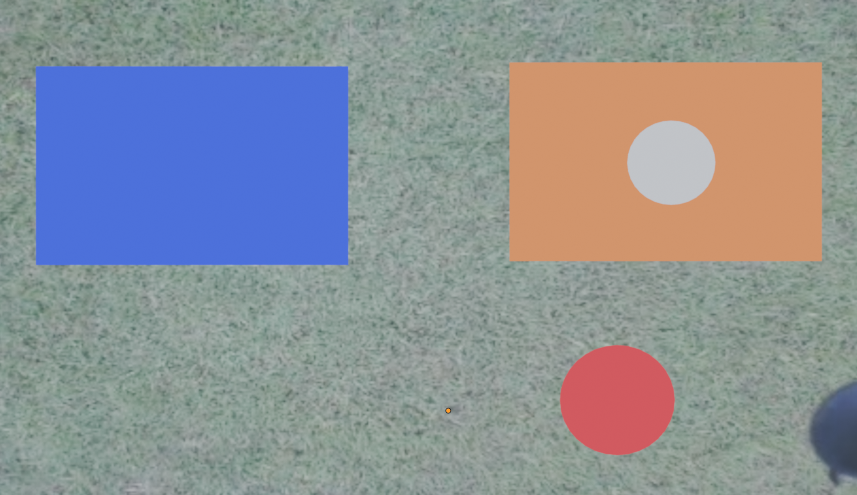
#> input picture object-detection/input.png, 857 x 495 px
$ python object-detection.py
#> lines starting #> are read from the running program, lines starting #| are printed output that depends on the picture; after the words box and inside, x2 and y2 are one past the last pixel; in counts of white or black regions, pixels touching at a corner belong together
import cv2
import numpy as np
import matplotlib.pyplot as plt

def Object_Detection(input):
    # Membaca gambar input
#> called with input = 'input.png'
    original_image = cv2.imread(input)
#> original_image is the input picture: shape (495, 857, 3); mean B, G, R 151.6, 145.8, 141.1

    if original_image is None:
        print(f"Error: Gagal membaca gambar '{input}'.")
        print("Pastikan file gambar ada di direktori yang sama dengan script ini.")
        return

    result_image = original_image.copy()
    hsv = cv2.cvtColor(original_image, cv2.COLOR_BGR2HSV)
#> hsv: shape (495, 857, 3); mean H, S, V 75.8, 61.4, 172.2

    # Definisi Warna (BGR) & Kernel
    GREEN = (0, 255, 0)
    CYAN = (255, 255, 0)
    YELLOW = (0, 255, 255)
    PURPLE = (255, 0, 255)
    BLUE = (255, 0, 0)
    kernel = np.ones((5, 5), np.uint8)

    # Mendeteksi Landzone (Biru)
    lower_blue = np.array([100, 100, 50])
    upper_blue = np.array([130, 255, 255])
    mask_blue = cv2.inRange(hsv, lower_blue, upper_blue)
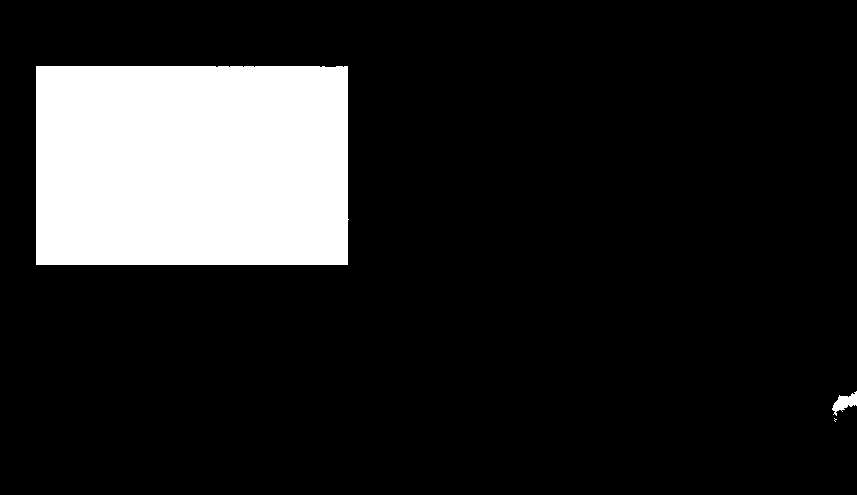
#> mask_blue: shape (495, 857); 14.7% white; 3 white regions (1 under 20 px), largest, box (x1, y1, x2, y2) and area: (36, 66, 349, 265) 62070, (832, 391, 857, 416) 299
    mask_blue = cv2.morphologyEx(mask_blue, cv2.MORPH_CLOSE, kernel)
#> mask_blue: shape (495, 857); 14.7% white; 2 white regions
    contours_blue, _ = cv2.findContours(mask_blue, cv2.RETR_EXTERNAL, cv2.CHAIN_APPROX_SIMPLE)
#> contours_blue = 2 contours; box (x1, y1, x2, y2) and area: (36, 66, 349, 265) 61568, (832, 391, 857, 422) 288

    for c in contours_blue:
        if cv2.contourArea(c) > 1000:
            x, y, w, h = cv2.boundingRect(c)
            cv2.rectangle(result_image, (x, y), (x + w, y + h), GREEN, 2)
            M = cv2.moments(c)
            if M["m00"] != 0:
                cX = int(M["m10"] / M["m00"])
                cY = int(M["m01"] / M["m00"])
                cv2.drawMarker(result_image, (cX, cY), CYAN, cv2.MARKER_CROSS, 20, 2)
            cv2.putText(result_image, "LANDZONE", (x, y - 10), cv2.FONT_HERSHEY_SIMPLEX, 0.7, GREEN, 2)
#> this loop made 2 passes
#> (x, y, w, h, cX, cY) on pass 2: (36, 66, 313, 199, 191, 165)
#> result_image: shape (495, 857, 3); 0.97% of pixels changed, all inside (x1, y1, x2, y2) = (35, 40, 351, 267)

    # Mendeteksi Dropzone (Oranye)
    lower_orange = np.array([10, 100, 100])
    upper_orange = np.array([25, 255, 255])
    mask_orange = cv2.inRange(hsv, lower_orange, upper_orange)
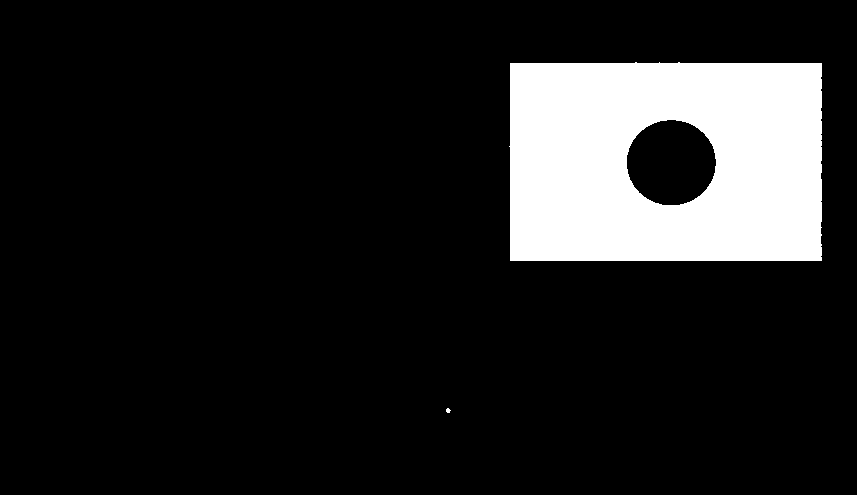
#> mask_orange: shape (495, 857); 13.2% white; 2 white regions (1 under 20 px), largest, box (x1, y1, x2, y2) and area: (509, 62, 822, 261) 55798
    mask_orange = cv2.morphologyEx(mask_orange, cv2.MORPH_CLOSE, kernel)
#> mask_orange: shape (495, 857); 13.2% white; 2 white regions (1 under 20 px)
    contours_orange, _ = cv2.findContours(mask_orange, cv2.RETR_EXTERNAL, cv2.CHAIN_APPROX_SIMPLE)
#> contours_orange = 2 contours, 1 with area under 20; largest, box (x1, y1, x2, y2) and area: (509, 62, 822, 261) 61248

    for c in contours_orange:
        if cv2.contourArea(c) > 1000:
            x, y, w, h = cv2.boundingRect(c)
            cv2.rectangle(result_image, (x, y), (x + w, y + h), GREEN, 2)
            cv2.putText(result_image, "DROPZONE", (x, y - 10), cv2.FONT_HERSHEY_SIMPLEX, 0.7, GREEN, 2)
#> this loop made 2 passes
#> (x, y, w, h) on pass 2: (509, 62, 313, 199)
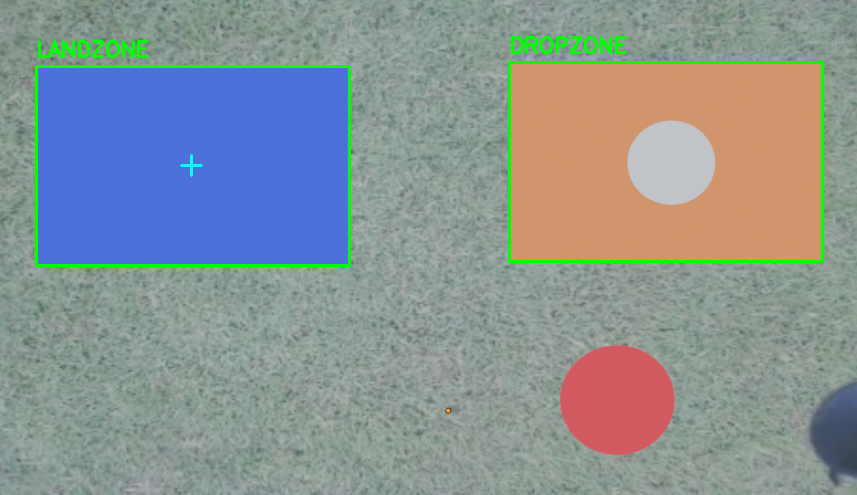
#> result_image: shape (495, 857, 3); mean B, G, R 148.7, 147.9, 138.3

    # Mendeteksi Target Dropzone (Lingkaran abu-abu)
    lower_grey = np.array([0, 0, 180])
    upper_grey = np.array([180, 50, 255])
    mask_grey = cv2.inRange(hsv, lower_grey, upper_grey)
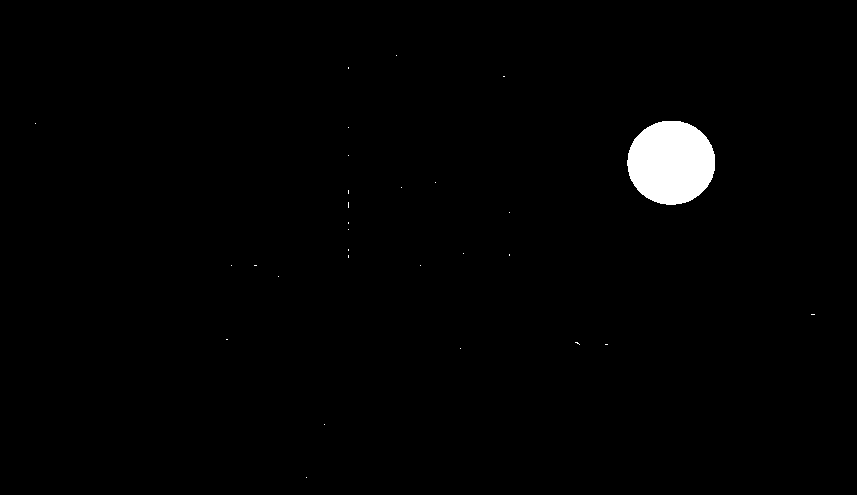
#> mask_grey: shape (495, 857); 1.4% white; 29 white regions (28 under 20 px), largest, box (x1, y1, x2, y2) and area: (627, 121, 715, 205) 5819
    mask_grey = cv2.morphologyEx(mask_grey, cv2.MORPH_CLOSE, kernel)
#> mask_grey: shape (495, 857); 1.4% white; 28 white regions (27 under 20 px)

    contours_white, _ = cv2.findContours(mask_grey, cv2.RETR_EXTERNAL, cv2.CHAIN_APPROX_SIMPLE)
#> contours_white = 28 contours, 27 with area under 20; largest, box (x1, y1, x2, y2) and area: (627, 121, 715, 205) 5698

    for c in contours_white:
        if cv2.contourArea(c) > 500:
            ((cx_c, cy_c), radius) = cv2.minEnclosingCircle(c)

            cv2.circle(result_image, (int(cx_c), int(cy_c)), int(radius), PURPLE, 2)

            M = cv2.moments(c)
            if M["m00"] != 0:
                cX = int(M["m10"] / M["m00"])
                cY = int(M["m01"] / M["m00"])
                cv2.drawMarker(result_image, (cX, cY), BLUE, cv2.MARKER_CROSS, 20, 2)
#> this loop made 28 passes
#> (cx_c, cy_c, radius, cX, cY) on pass 25: (670.8, 162, 43.92, 670, 162)
#> c on passes 1, 2, 3, 4, 6, 7: [[306, 477]], [[324, 424]], [[460, 348]], [[605, 344], [607, 344]], [[226, 339], [227, 339]], [[811, 314], [814, 314]]
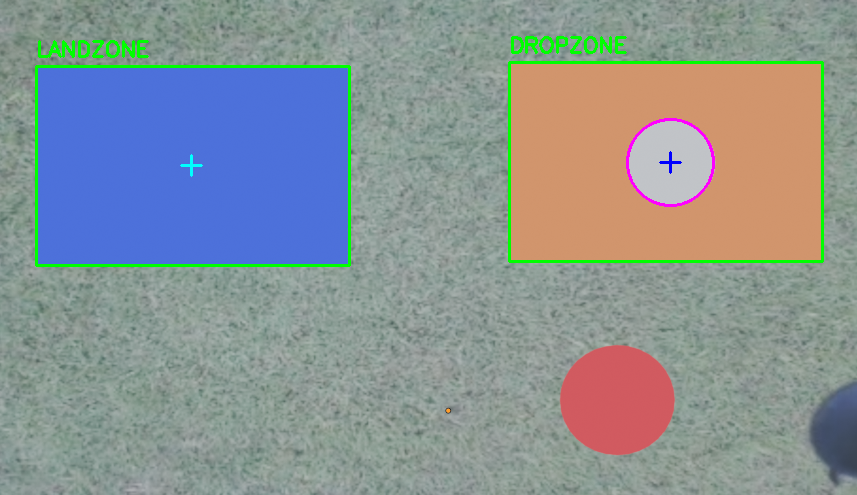
#> result_image: shape (495, 857, 3); 0.22% of pixels changed, all inside (x1, y1, x2, y2) = (626, 118, 715, 207)

    # Mendeteksi Bucket (Merah)
    lower_red1 = np.array([0, 100, 100])
    upper_red1 = np.array([10, 255, 255])
    lower_red2 = np.array([170, 100, 100])
    upper_red2 = np.array([180, 255, 255])
    mask_red1 = cv2.inRange(hsv, lower_red1, upper_red1)
#> mask_red1: shape (495, 857); 0.02% white in thin lines or dots, all inside (x1, y1, x2, y2) = (560, 345, 675, 455)
    mask_red2 = cv2.inRange(hsv, lower_red2, upper_red2)
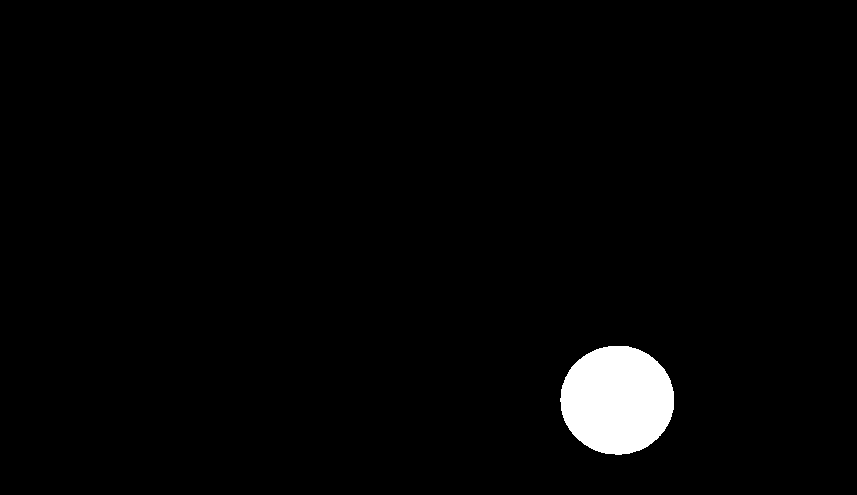
#> mask_red2: shape (495, 857); 2.3% white; 1 white region, box (x1, y1, x2, y2) and area: (560, 346, 674, 455) 9751
    mask_red = cv2.bitwise_or(mask_red1, mask_red2)
#> mask_red: shape (495, 857); 2.3% white; 1 white region
    mask_red = cv2.morphologyEx(mask_red, cv2.MORPH_CLOSE, kernel)

    contours_red, _ = cv2.findContours(mask_red, cv2.RETR_EXTERNAL, cv2.CHAIN_APPROX_SIMPLE)
#> contours_red = 1 contour; box (x1, y1, x2, y2) and area: (560, 345, 675, 455) 9660

    for c in contours_red:
        if cv2.contourArea(c) > 500:
            x, y, w, h = cv2.boundingRect(c)
            cv2.rectangle(result_image, (x, y), (x + w, y + h), GREEN, 2)
            M = cv2.moments(c)
            if M["m00"] != 0:
                cX = int(M["m10"] / M["m00"])
                cY = int(M["m01"] / M["m00"])
                cv2.drawMarker(result_image, (cX, cY), YELLOW, cv2.MARKER_CROSS, 20, 2)
            cv2.putText(result_image, "BUCKET", (x, y - 10), cv2.FONT_HERSHEY_SIMPLEX, 0.7, GREEN, 2)
#> this loop made 1 pass
#> (x, y, w, h, cX, cY) on pass 1: (560, 345, 115, 110, 616, 399)
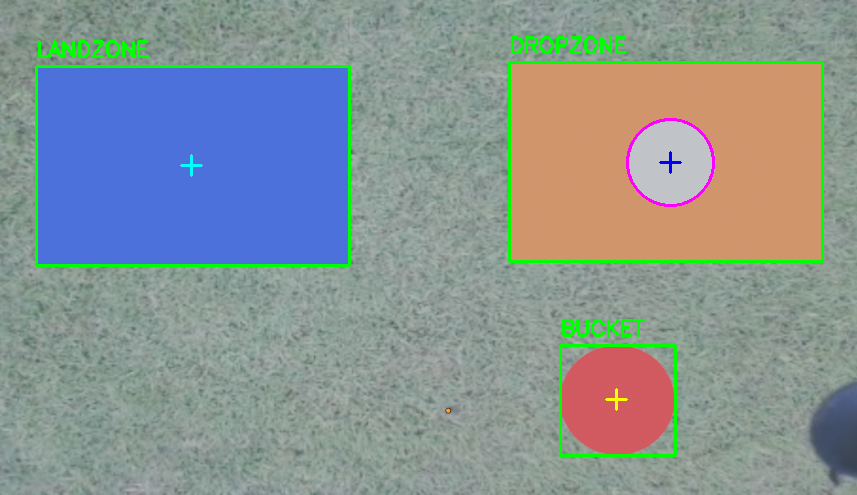
#> result_image: shape (495, 857, 3); 0.51% of pixels changed, all inside (x1, y1, x2, y2) = (559, 319, 677, 457)

    # Menampilkan Hasil
    img_rgb_orig = cv2.cvtColor(original_image, cv2.COLOR_BGR2RGB)
    img_rgb_result = cv2.cvtColor(result_image, cv2.COLOR_BGR2RGB)

    plt.figure(figsize=(16, 8))
    plt.subplot(1, 2, 1)
    plt.title("Original Image")
    plt.imshow(img_rgb_orig)
    plt.axis('on')

    plt.subplot(1, 2, 2)
    plt.title("Result")
    plt.imshow(img_rgb_result)
    plt.axis('on')

    plt.show()

    cv2.imwrite("result.png", result_image)
    print("Gambar hasil deteksi disimpan sebagai 'result.png'")


input = "input.png"
Object_Detection(input)
